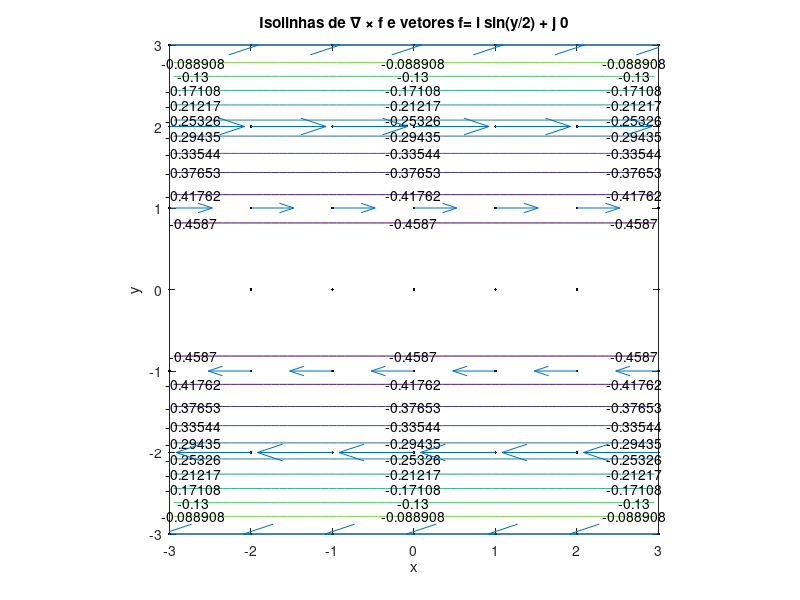

Write the MATLAB code that produced this figure.
clear all; close all;
% Cria o espaco x,y
dx=.1;dy=.1;
[x,y]=meshgrid(-3:dx:3,-3:dy:3);
l=size(x);l=l(1);
% Neste caso f e uma funcao VETORIAL f= sin(y/2) i + 0 j
fx=sin(y/2);
fy=zeros(size(y));
% gx e a componente dfy/dx do
Dfydx=diff(fy,1,2)/dx;
% gy e a componente y do divergente
Dfxdy=diff(fx,1,1)/dy;
% note que a matriz do rotacional calculado numericamente
% e menor que o campo original pois se define como a diferenca
% entre os valores de f calculada ENTRE os pontos de x,y
Dfydx=Dfydx(1:l-1,:);
Dfxdy=Dfxdy(:,1:l-1);
% portanto precisamos criar xx,yy para podermos plotar o rotacional
[xx,yy]=meshgrid(-2.95:.1:2.95,-2.95:.1:2.95);
% O rotacional e um vetor que, NESTE CASO bi-dimensional
% so possui a componente k na direcao z
R=Dfydx-Dfxdy;
% plota um a cada 10 pontos x,y
figure(4)
g=(1:10:l);
plot(x(g,g),y(g,g),'.k')
hold on
% plota as isolinhas de R
[c,h]=contour(xx,yy,R);
clabel(c,h);
% plota o vetor f, seleciona um a cada 10
quiver(x(g,g),y(g,g),fx(g,g),fy(g,g));
hold off
% completa o grafico
axis ('equal')
axis([-3 3 -3 3])
xlabel('x');ylabel('y')
title('Isolinhas de \nabla \times f e vetores f= i sin(y/2) + j 0')